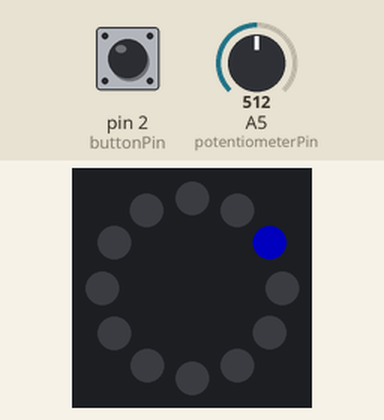
This sketch was run on a simulated Arduino Uno, built with avr-gcc and run on an emulated ATmega328P. Parts: 12 RGB LEDs in a ring, first at the top, clockwise. The test bench sets the inputs (shaded band); at power-on: pin 2 (buttonPin) HIGH, A5 (potentiometerPin) = 512. Dim RGB values are drawn brighter than linear; random numbers use the default seed unless the sketch sets one.

Above: at 1.2 s.
1.3 s: pin 2 (buttonPin) pulled LOW for 3.2 s
At 2.4 s:
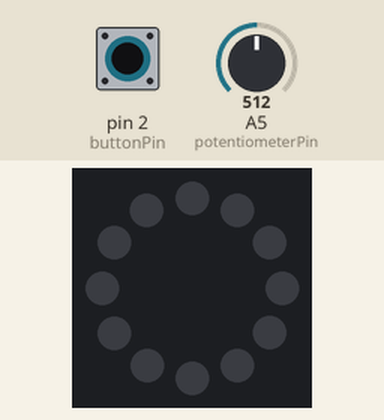
6.2 s: pin 2 (buttonPin) pulled LOW for 0.15 s
At 6.9 s:
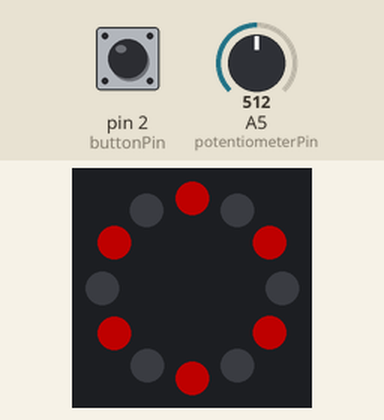
9.4 s: A5 (potentiometerPin) set to 0
At 10.62 s:
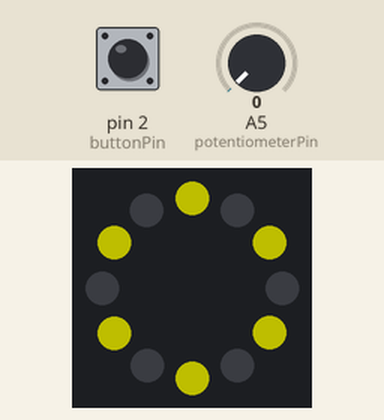
12.4 s: A5 (potentiometerPin) set to 511
15.4 s: A5 (potentiometerPin) set to 122
At 17.27 s:
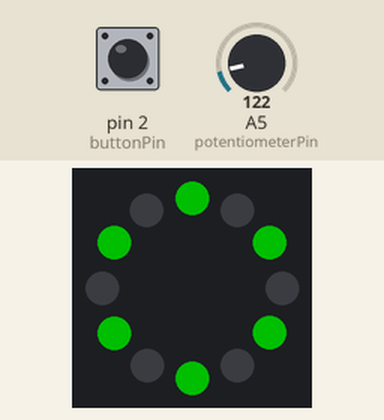
18.4 s: A5 (potentiometerPin) set to 900
Timing chart, 0 to 21.0 s (numbered marks = the images above; inputs shaded):
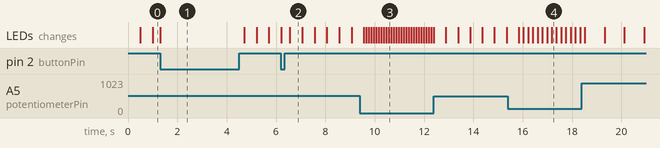

Measured:
- what the display in image 2 shows lasts 0.5 s, from 6.6 s to 7.1 s

The sketch:

code.ino
```cpp
#include <Adafruit_NeoPixel.h>

const int neopixelPin = 11;
const int buttonPin = 2;
const int potentiometerPin = A5;
const int ledCount = 12;
const int randomPin = A0;

Adafruit_NeoPixel ring =
  Adafruit_NeoPixel(ledCount, neopixelPin, NEO_GRB + NEO_KHZ800);

int effect = 1;

void setup() {
  ring.begin();
  ring.setBrightness(80);
  ring.show();

  pinMode(buttonPin, INPUT_PULLUP);

  randomSeed(analogRead(randomPin));
}

void loop() {
  switch (effect) {
    case 1:
      effect1();
      break;

    case 2:
      effect2();
      break;

    case 3:
      effect3();
      break;
  }
}

void turnOffAll() {
  ring.clear();
  ring.show();
}

int getSpeedTime() {
  int value = analogRead(potentiometerPin);
  int waitTime = map(value, 0, 1023, 100, 900);
  return waitTime;
}

bool waitForButton() {
  int waitTime = getSpeedTime();

  for (int i = 0; i < waitTime / 10; i++) {
    if (digitalRead(buttonPin) == LOW) {
      effect++;

      if (effect > 3) {
        effect = 1;
      }

      turnOffAll();

      while (digitalRead(buttonPin) == LOW) {
        delay(10);
      }

      delay(200);
      return true;
    }

    delay(10);
  }

  return false;
}

void setColor(int led, int color) {
  switch (color) {
    case 1:
      ring.setPixelColor(led, ring.Color(255, 0, 0)); // rojo
      break;

    case 2:
      ring.setPixelColor(led, ring.Color(0, 255, 0)); // verde
      break;

    case 3:
      ring.setPixelColor(led, ring.Color(0, 0, 255)); // azul
      break;

    case 4:
      ring.setPixelColor(led, ring.Color(255, 255, 0)); // amarillo
      break;

    case 5:
      ring.setPixelColor(led, ring.Color(255, 0, 255)); // magenta
      break;

    case 6:
      ring.setPixelColor(led, ring.Color(0, 255, 255)); // cian
      break;

    case 7:
      ring.setPixelColor(led, ring.Color(255, 120, 0)); // naranja
      break;

    case 8:
      ring.setPixelColor(led, ring.Color(255, 255, 255)); // blanco
      break;
  }
}

void effect1() {
  for (int i = 0; i < ledCount; i++) {
    turnOffAll();

    int color = i % 8 + 1;

    setColor(i, color);
    ring.show();

    if (waitForButton()) {
      return;
    }
  }
}

void effect2() {
  for (int i = 0; i < ledCount; i++) {
    turnOffAll();

    setColor(i, 3); // azul
    ring.show();

    if (waitForButton()) {
      return;
    }
  }

  for (int i = ledCount - 1; i >= 0; i--) {
    turnOffAll();

    setColor(i, 1); // rojo
    ring.show();

    if (waitForButton()) {
      return;
    }
  }
}

void effect3() {
  int evenColor = random(1, 9);
  int oddColor = random(1, 9);

  if (evenColor == oddColor) {
    oddColor++;

    if (oddColor > 8) {
      oddColor = 1;
    }
  }

  turnOffAll();

  for (int i = 0; i < ledCount; i = i + 2) {
    setColor(i, evenColor);
  }

  ring.show();

  if (waitForButton()) {
    return;
  }

  turnOffAll();

  if (waitForButton()) {
    return;
  }

  for (int i = 1; i < ledCount; i = i + 2) {
    setColor(i, oddColor);
  }

  ring.show();

  if (waitForButton()) {
    return;
  }

  turnOffAll();

  if (waitForButton()) {
    return;
  }
}
```
